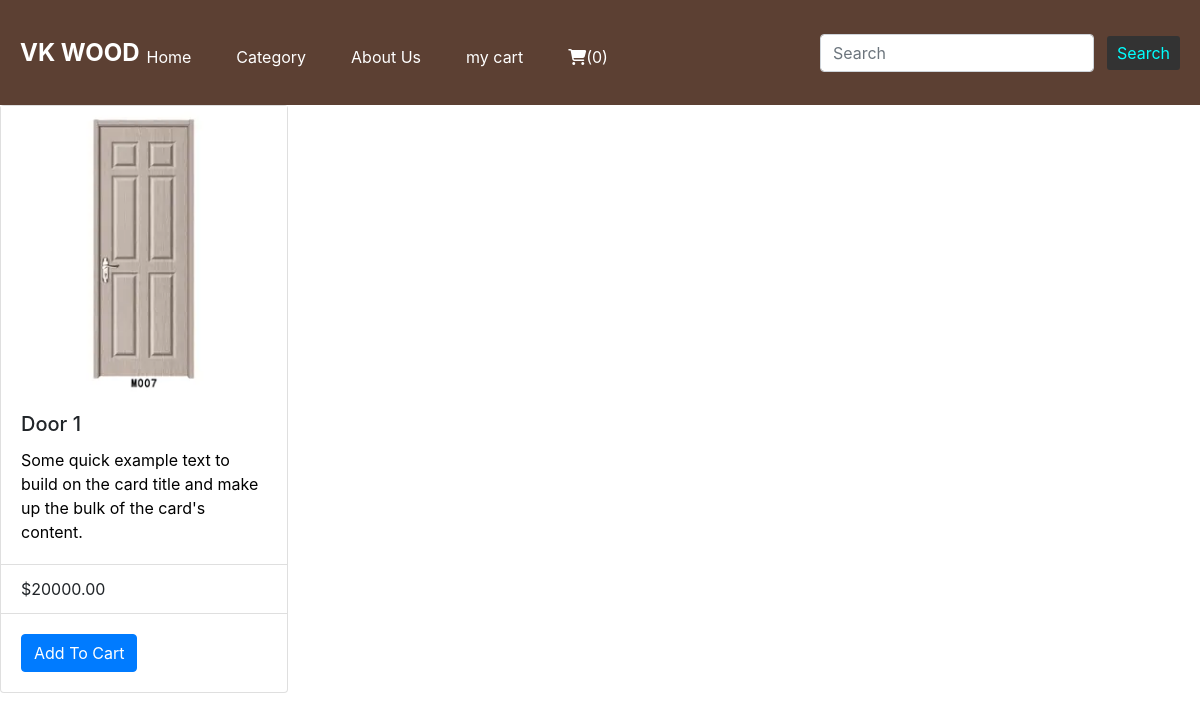
The page /ecom/door/door1/ on the database its author committed.
### ecomapp/models.py (models this page shows, shortened)
class product(models.Model):
    name = models.CharField(max_length=250, unique=True)
    slug = models.SlugField(max_length=250, unique=True)
    desc = models.TextField(blank=True)
    price = models.DecimalField(max_digits=10, decimal_places=2)
    stock = models.IntegerField()
    available = models.BooleanField(default=False)
    category = models.ForeignKey(Category, on_delete=models.CASCADE)
    image = models.ImageField(upload_to='category', blank=True)
    created = models.DateTimeField(auto_now_add=True)
    updated = models.DateTimeField(auto_now=True)
    class Meta:
        ordering = ('name',)
        verbose_name = 'product'
        verbose_name_plural = 'products'

### ecomapp/views.py (the view)
# urls.py: path('<slug:c_slug>/<slug:product_slug>/', views.prodDetail, name='prod_Cat_Det')
def prodDetail(request, c_slug, product_slug):
    try:
        prod =product.objects.get(category__slug=c_slug, slug=product_slug)
    except Exception as e:
        raise e
    return render(request, 'product.html', {'product': prod})

### cart/context_processors.py (called while the page is built)
def counter(request):
    item_count=0
    if 'admin' in request.path:
        return {}
    else:
        try:
            cart=Cart.objects.filter(cart_id=cart_id(request))
            cart_items = CartItem.objects.all().filter(cart=cart[:1])
            for cart_item in cart_items:
                item_count += cart_item.quantity
        except Cart.DoesNotExist:
            item_count=0
    return dict(item_count=item_count)

### cart/views.py (called while the page is built)
def cart_id(request):
    cart=request.session.session_key
    if not cart:
        cart=request.session.create()
    return cart

### ecomapp/context_processors.py (called while the page is built)
def menu_links(request):
    links = Category.objects.all()
    return dict(links=links)

### ecomapp/models.py (called while the page is built)
    def get_url(self):
        return reverse('ecomapp:products_by_category', args=[self.slug])

### templates/product.html (shortened to what this page needs)
{% extends 'base.html' %}
{% load static %}
{% block content %}
<div class="card" style="width: 18rem;">
  <img src="{{product.image.url}}" alt="{{product.name}}">
  <div class="card-body">
    <h5 class="card-title">{{product.name}}</h5>
    <p class="card-text">Some quick example text to build on the card title and make up the bulk of the card's content.</p>
  </div>
  <ul class="list-group list-group-flush">
    <li class="list-group-item">${{product.price}}</li>
  </ul>
  <div class="card-body">
      {% if product.stock <= 0 %}
            <a href="#" class="card-link">Out of stock</a>
      {% else %}
            <a class="btn btn-primary" href="{% url 'cart:add_cart' product.id %}" role="button">Add To Cart</a>
      {% endif %}
  </div>
</div>
{% endblock %}

### static/custom.css (style rules this page uses)
p { color: black; }

### rows shown on the page
product: image (picture), name "Door 1", price "20000.00"

### other values the page prints
{{ item_count }} "0"
